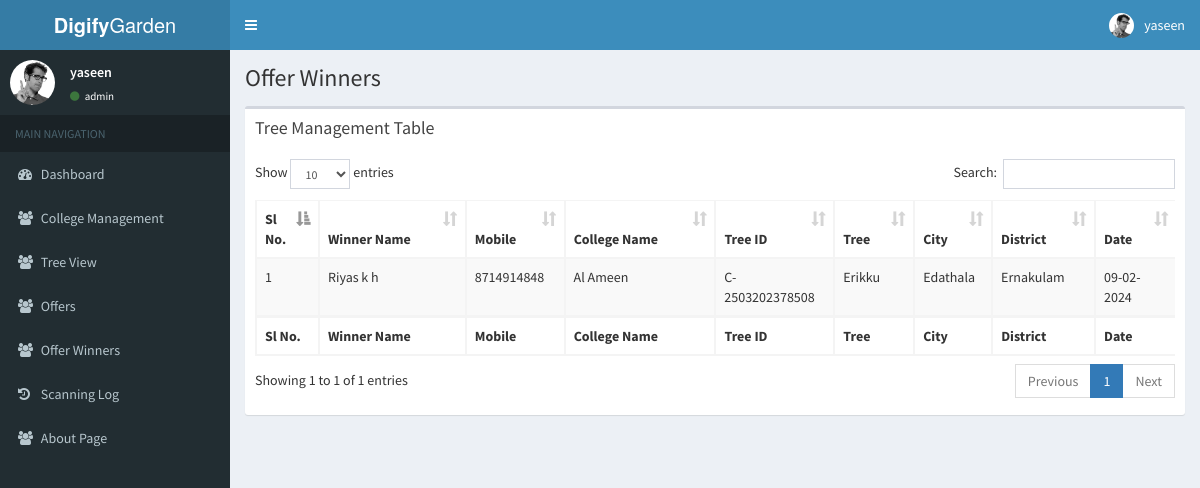
The page /super.digifygarden.com/pages/offerWinners.php (signed in) on the database its author committed.
### tables this page shows
CREATE TABLE `tbl_offer_winners` (
  `winner_id` int(11) NOT NULL,
  `o_id` int(11) NOT NULL,
  `winner_name` varchar(50) NOT NULL,
  `date` date NOT NULL,
  `mobile` varchar(15) NOT NULL
);

CREATE TABLE `tbl_clg` (
  `u_id` varchar(20) NOT NULL,
  `c_name` varchar(120) NOT NULL,
  `uni_name` varchar(120) NOT NULL,
  `a_id` int(10) NOT NULL,
  `mobnum` varchar(10) NOT NULL,
  `email` varchar(120) NOT NULL,
  `clg_reg_date` timestamp NOT NULL DEFAULT current_timestamp()
);

CREATE TABLE `tbl_offers` (
  `o_id` int(11) NOT NULL,
  `tree_id` varchar(30) NOT NULL,
  `date` date NOT NULL,
  `status` int(11) NOT NULL
);

CREATE TABLE `tbl_tree` (
  `t_id` varchar(30) NOT NULL,
  `u_id` varchar(10) NOT NULL,
  `t_name` longtext NOT NULL,
  `family` longtext NOT NULL,
  `synonym` longtext NOT NULL,
  `com_name` longtext NOT NULL,
  `f_period` longtext NOT NULL,
  `origin` longtext NOT NULL,
  `habitat` longtext NOT NULL,
  `uses` longtext NOT NULL,
  `key_char` longtext NOT NULL
);

CREATE TABLE `tbl_clg_address` (
  `a_id` int(10) NOT NULL,
  `city` varchar(25) NOT NULL,
  `pincode` int(6) NOT NULL,
  `district` varchar(25) NOT NULL,
  `state` varchar(25) NOT NULL
);

### super.digifygarden.com/pages/offerWinners.php (the view, shortened to what this page needs)
<!DOCTYPE html>
<html>
<head>
    <link href="../bootstrap/css/bootstrap.min.css" rel="stylesheet" type="text/css" />
    <link href="https://maxcdn.bootstrapcdn.com/font-awesome/4.3.0/css/font-awesome.min.css" rel="stylesheet"
        type="text/css" />
    <link href="https://code.ionicframework.com/ionicons/2.0.1/css/ionicons.min.css" rel="stylesheet" type="text/css" />
    <link href="../plugins/datatables/dataTables.bootstrap.css" rel="stylesheet" type="text/css" />
    <link href="../dist/css/AdminLTE.min.css" rel="stylesheet" type="text/css" />
    <link href="../dist/css/skins/_all-skins.min.css" rel="stylesheet" type="text/css" />
</head>
<body class="skin-blue sidebar-mini">
    <div class="wrapper">
        <?php include '../components/navigation.php';
        ?>
        <aside class="main-sidebar">
        </aside>
        <div class="content-wrapper">
            <section class="content-header">
                <h1>
                    Offer Winners
                </h1>
            </section>
            <?php
            include '../../util/connection.php';
            $query = "SELECT tbl_offer_winners.*, tbl_offers.date,tbl_offers.tree_id, tbl_tree.t_name, tbl_clg.c_name, tbl_clg_address.district, tbl_clg_address.city FROM tbl_offer_winners INNER JOIN tbl_offers ON tbl_offers.o_id =  tbl_offer_winners.o_id INNER JOIN tbl_tree ON tbl_tree.t_id = tbl_offers.tree_id INNER JOIN tbl_clg ON tbl_clg.u_id = tbl_tree.u_id inner join tbl_clg_address on tbl_clg_address.a_id = tbl_clg.a_id order by tbl_offers.date DESC ";
            $clg = mysqli_query($conn, $query);
            ?>
            <section class="content">
                <div class="row">
                    <div class="col-xs-12">
                        <div class="box">
                            <div class="box-header">
                                <h3 class="box-title">Tree Management Table</h3>
                            </div>
                            <div class="box-body">
                                <table id="example1" class="table table-bordered table-striped ">
                                    <thead>
                                        <tr>
                                            <th width="5%">Sl No.</th>
                                            <th>Winner Name</th>
                                            <th>Mobile</th>
                                            <th>College Name</th>
                                            <th>Tree ID</th>
                                            <th>Tree</th>
                                            <th>City</th>
                                            <th>District</th>
                                            <th>Date</th>
                                        </tr>
                                    </thead>
                                    <tbody>
                                        <?php
                                        $i = 0;
                                        if (mysqli_num_rows($clg) > 0) {
                                            while ($rowData = mysqli_fetch_array($clg)) {
                                                $i++;
                                                $date = new DateTime($rowData["date"]);
                                                echo " <tr>
    <td>" . $i . "</td>
    <td>" . ($rowData['winner_name']) . "</td>
    <td>" . ($rowData['mobile']) . "</td>
    <td>" . ($rowData['c_name']) . "</td>
    <td>" . ($rowData['tree_id']) . "</td>
    <td>" . ($rowData['t_name']) . "</td>
    <td>" . ($rowData['city']) . "</td>
    <td>" . ($rowData['district']) . "</td>
    <td>" . $date->format('d-m-Y') . "</td>";
                                                ?>
                                                </tr>
                                                <?php
                                            }
                                        } else {
                                            echo "error";
                                        }
                                        ?>
                                    </tbody>
                                    <tfoot>
                                        <tr>
                                            <th>Sl No.</th>
                                            <th>Winner Name</th>
                                            <th>Mobile</th>
                                            <th>College Name</th>
                                            <th>Tree ID</th>
                                            <th>Tree</th>
                                            <th>City</th>
                                            <th>District</th>
                                            <th>Date</th>
                                        </tr>
                                    </tfoot>
                                </table>
                            </div>
                        </div>
                    </div>
                </div>
            </section>
        </div>
    </div>
</body>
</html>

### rows shown on the page
tbl_offer_winners: winner_name "Riyas k h", mobile "8714914848", tbl_clg.c_name "Al Ameen", o.tree_id "C-2503202378508", tbl_tree.t_name "Erikku", tbl_clg_address.city "Edathala", tbl_clg_address.district "Ernakulam", o.date "09-02-2024"

### other values the page prints
$username "yaseen"
